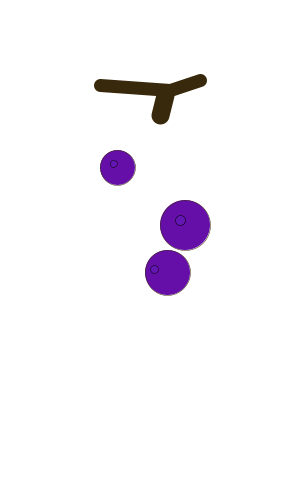
Frame 1 (no input)
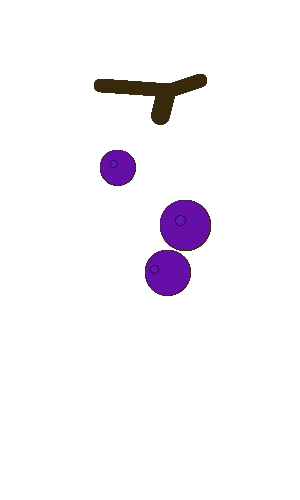
Frame 60 (the mouse pressed at the canvas centre just before this capture)
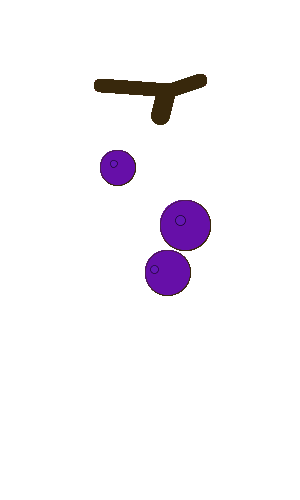
Frame 120 (the mouse held since frame 60 and released just before this capture)

The Processing sketch that drew these frames (run headless with seeded random() and noise(); from frame 60 on, the mouse is pressed at the canvas centre):

// Processing sketch: processing_23199
// ── processing_23199.pde

void setup(){
size(300,500);
background(255);
smooth();
println("bellegrape:)");}


  
void draw(){
   
 stroke(56,40,12);
 strokeWeight(13);
 line(100,85,170,90);
 line(170,90,200,80);
 
 strokeWeight(18);
 line(165,95,160,115);
 
 strokeWeight(0.5);
 fill(102,15,168);
 ellipseMode(CORNER);
ellipse(100,150,35,35);
ellipse(145,250,45,45);
ellipse(160,200,50,50);

stroke(0);
 strokeWeight(0.5);
fill(100,22,180);
ellipse(110,160,7,7);
ellipse(150,265,8,8);
ellipse(175,215,10,10);
}

void mousePressed(){
  
  stroke(0);
  strokeWeight(0.5);
  fill(79,5,124); 
  ellipse(pmouseX,pmouseY,70,70);
  
  fill(71,19,102);
  ellipseMode(CORNER);
  ellipse(20+pmouseX,20+pmouseY,13,13);
}

void keyPressed(){
    background(255);
}
